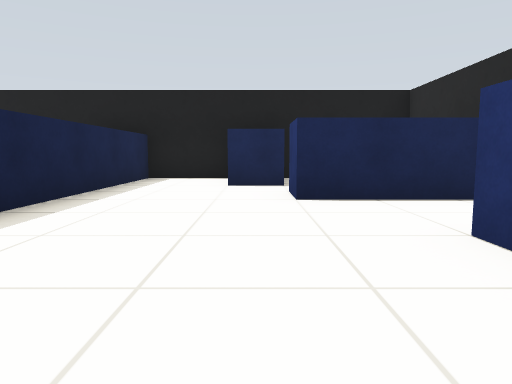
[1] (above)

24 first-person views from a walk through a world built for the Gazebo simulator. The camera is 0.57 m above the floor, tilts 6° down and sees 70° across. The floor is counted in squares, 1 m on a side. Each view is taken from the middle of a square. On the plan, view 1 faces up. The plan holds only what a view shows up to about 10 squares ahead; the rest is blank.

[2]
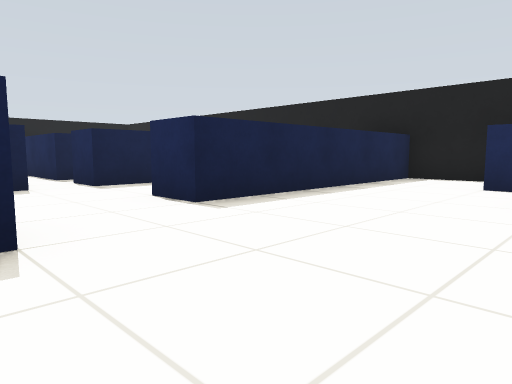

[3]
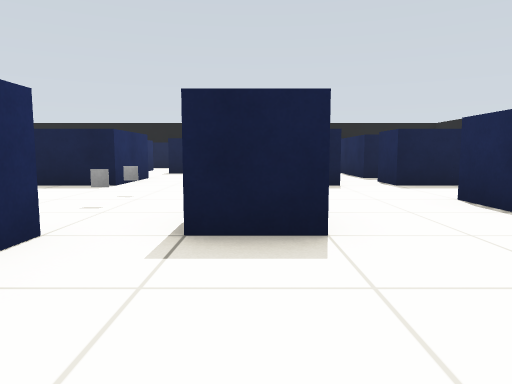

[4]
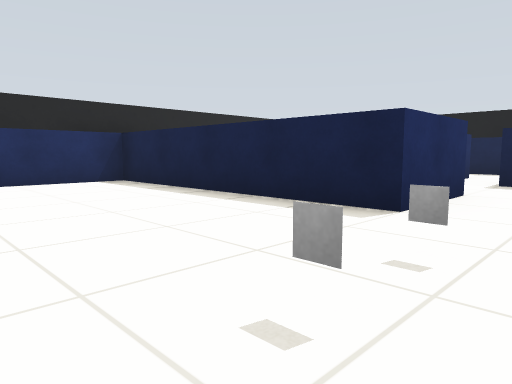

[5]
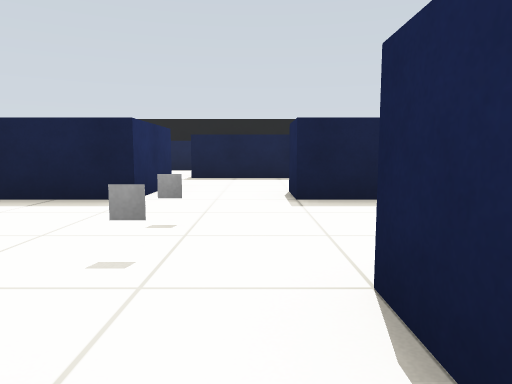

[6]
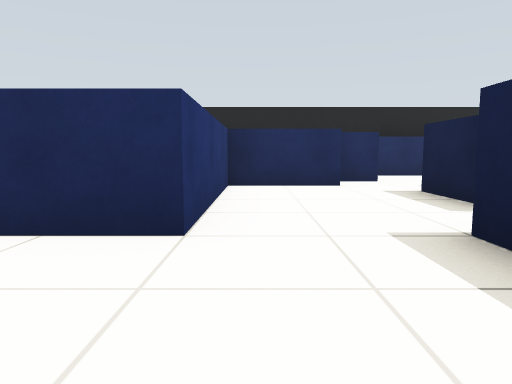

[7]
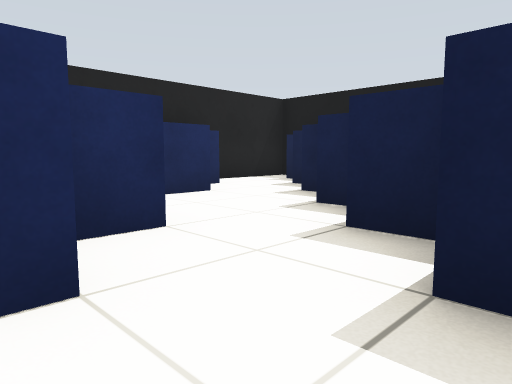

[8]
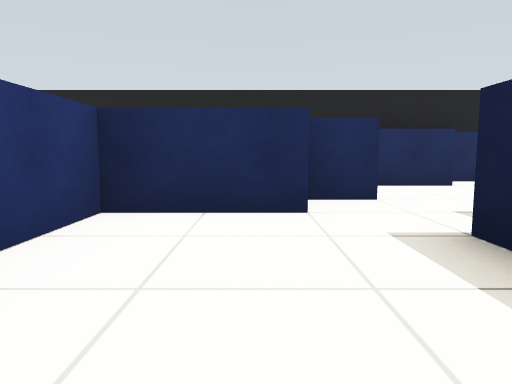

[9]
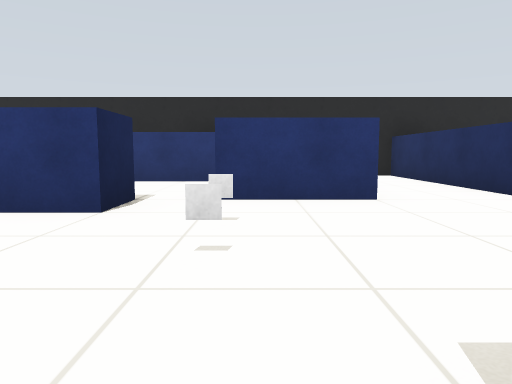

[10]
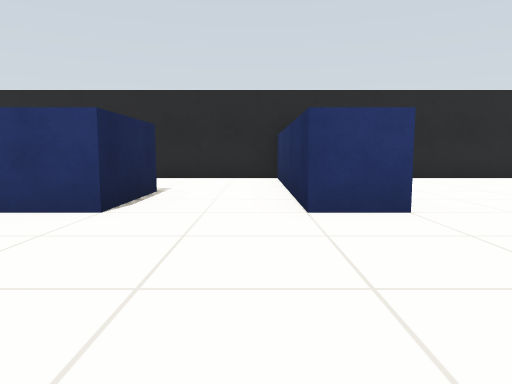

[11]
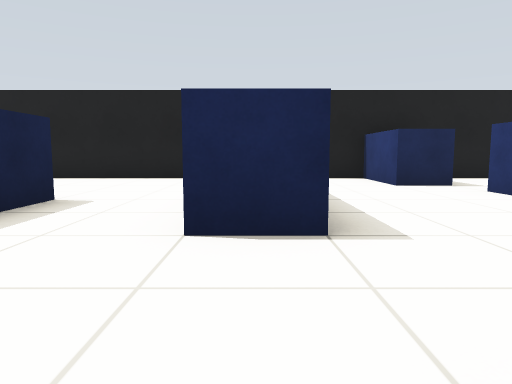

[12]
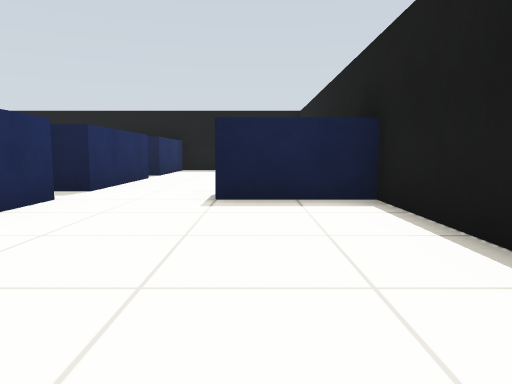

[13]
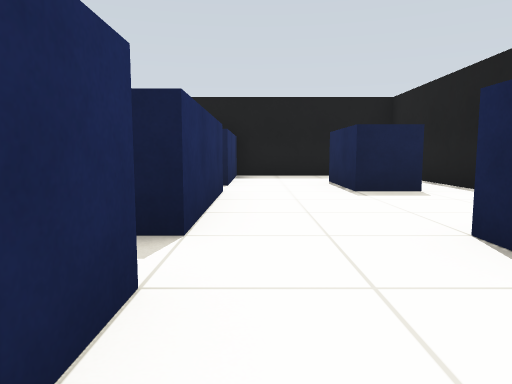

[14]
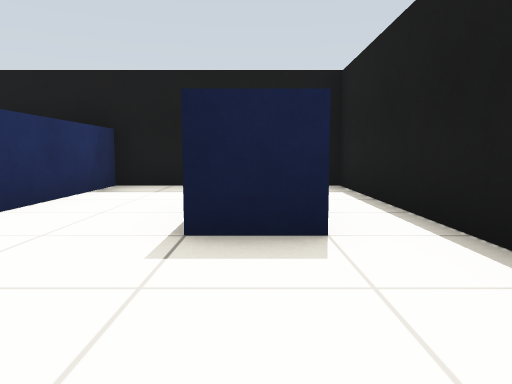

[15]
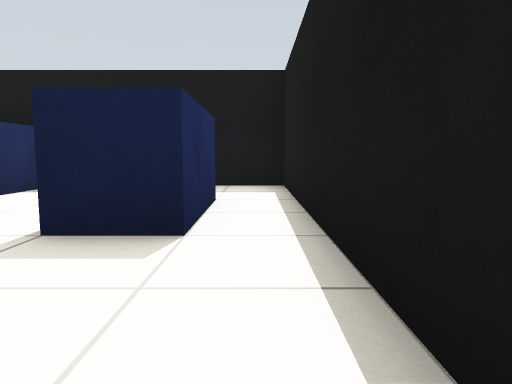

[16]
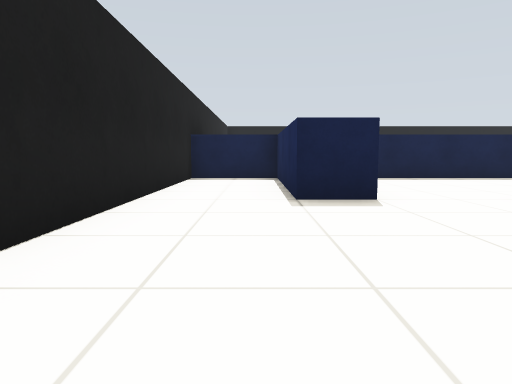

[17]
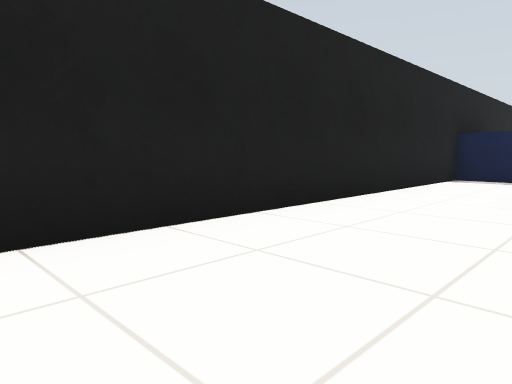

[18]
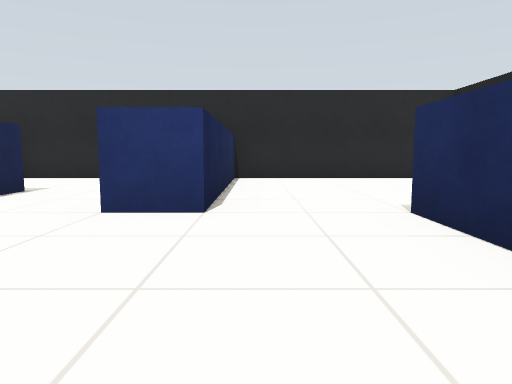

[19]
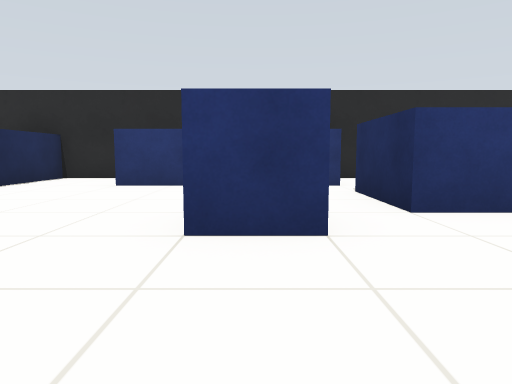

[20]
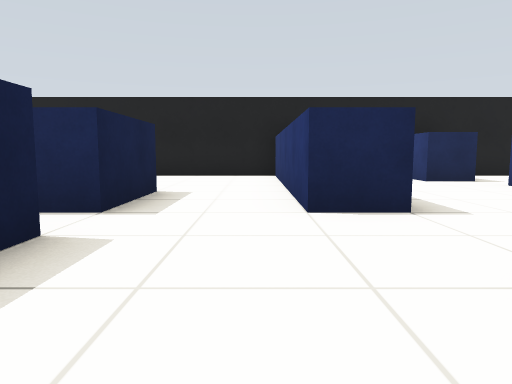

[21]
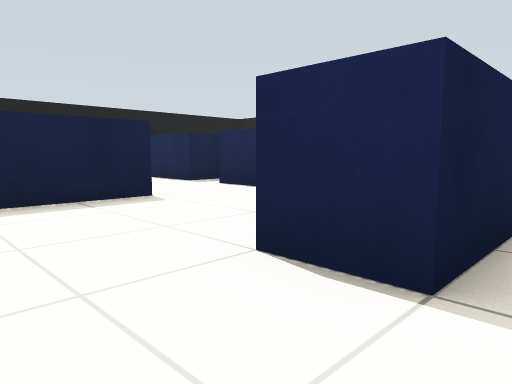

[22]
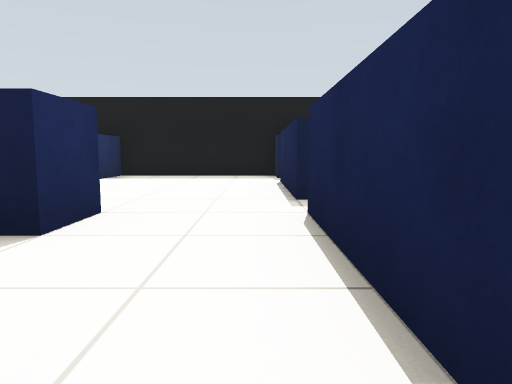

[23]
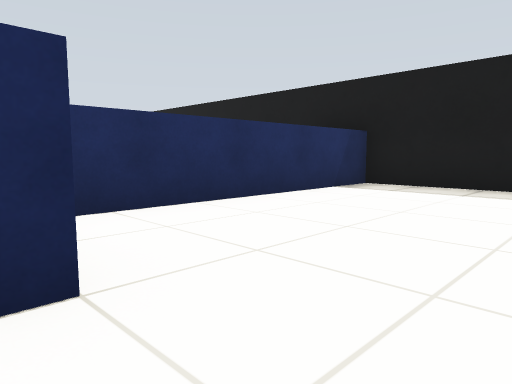

[24]
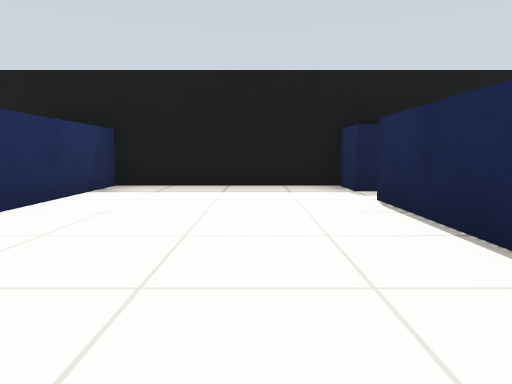

### Floor plan
Points are (right, up) in squares from view 1. A wall is a line through its corners. A room is listed if a view was taken in it or the views show most of it. See-through windows are left out.
Room 1 (views 1, 2, 3, 4, 5, 6, 7, 8, 9, 10, 11, 18, 19, 20, 21, 22, 23, 24)
walls: (-5.5, 1.6) (-5.5, -0.5) (-6.5, -0.5); (-7.4, 2.5) (-10.5, 2.5); (-1.5, -3.5) (-1.5, -1.5) (0.5, -1.5); (-10.5, -4.1) (-10.5, -5.5); (-1.5, 0.6) (-1.5, -0.5) (-2.5, -0.5) (-2.5, 0.5); (-10.6, 0.5) (-9.5, 0.5) (-9.5, -2.5); (-9.6, -6.5) (-7.5, -6.5) (-7.5, -2.5) (-5.5, -2.5) (-5.5, -8.5) (-2.5, -8.5); (-1.5, -6.5) (-1.5, -5.5); (-5.5, 4.5) (-5.5, 2.5) (-6.5, 2.5); (-11.5, -5.8) (-11.5, -6.5); (-10.6, -7.5) (-9.6, -7.5); (-13.5, -3.2) (-13.5, -3.8); (1.5, -0.4) (1.5, 2.5); (-12.5, -7) (-12.5, -7.5); (1.5, 4.5) (0.5, 4.5) (0.5, 5.5); (-12.6, -9.5) (-11.1, -9.5); (0.6, 6.5) (-0.5, 6.5) (-0.5, 8.5) (-2.5, 8.5) (-2.5, 2.5) (-3.5, 2.5) (-3.5, 4.5); (-13.6, -10.5) (-13, -10.5); (-16.6, -11.5) (-14.2, -11.5)
ways out: opening at (-4.5, 3.5) to room 2; opening at (-1.5, -7.5) to room 3; opening at (-10, 1.5) to room 4; opening at (-0.5, -4.5) to room 5; opening at (1, -1) to room 5; opening at (-13, -4); opening at (0, 6); opening at (2, 3.5)
objects: marker (-4, -2); marker (-3, -2)
Room 2 (views 12, 13, 14, 15)
walls: (-9, 6.5) (-9.5, 6.5); (-8.5, 4.5) (-7.5, 4.5); (-10.6, 8.5) (-14.5, 8.5); (-12.5, 4.5) (-9.5, 4.5) (-9.5, 3.9); (-14.5, 7.5) (-12.5, 7.5) (-12.5, 6.5) (-14.5, 6.5); (-16.5, 7.5) (-16.5, 4.5) (-13.5, 4.5) (-13.5, 4.1); (-3.5, 4.5) (-3.5, 8.2); (-3.4, 8.5) (-8.5, 8.5) (-8.5, 6.5)
ways out: opening at (-4.5, 3.5) to room 1; opening at (-15.5, 7) to room 6; opening at (-13.5, 8) to room 6
Room 3 (views 16, 17)
walls: (-2.5, -8.5) (-1.5, -8.5) (-1.5, -9.5) (-5.5, -9.5) (-5.5, -11.5) (2.6, -11.5); (3.5, -11) (3.5, -6.5) (-1.5, -6.5)
ways out: opening at (-1.5, -7.5) to room 1
Room 4 (no view inside)
walls: (-11.5, 3.4) (-11.5, 2.5) (-14.5, 2.5); (-15.5, 2.5) (-16.5, 2.5) (-16.5, -1.5) (-11.1, -1.5)
ways out: opening at (-10, 1.5) to room 1
Room 5 (no view inside)
walls: (0.5, -3.5) (-1.5, -3.5); (1.5, -1.6) (1.5, -0.4); (-1.5, -5.5) (3.5, -5.5) (3.5, -1.5)
ways out: opening at (-0.5, -4.5) to room 1; opening at (1, -1) to room 1
Room 6 (no view inside)
walls: (-14.5, 8.5) (-16.5, 8.5) (-16.5, 7.5)
ways out: opening at (-15.5, 7) to room 2; opening at (-13.5, 8) to room 2

Where each view was taken, in squares from view 1:
view 1: 0 up, 0 right, facing up
view 2: 0 up, 1 right, facing up-left
view 3: 0 up, 1 right, facing left
view 4: 1 down, 2 left, facing down-left
view 5: 1 down, 1 left, facing left
view 6: 0 up, 8 left, facing down
view 7: 5 down, 9 left, facing down-left
view 8: 3 down, 9 left, facing down
view 9: 2 down, 6 left, facing right
view 10: 5 down, 5 left, facing right
view 11: 0 up, 3 left, facing up
view 12: 7 up, 4 left, facing left
view 13: 5 up, 7 left, facing left
view 14: 7 up, 10 left, facing left
view 15: 8 up, 10 left, facing left
view 16: 10 down, 3 right, facing left
view 17: 9 down, 3 right, facing down-left
view 18: 7 down, 5 left, facing right
view 19: 0 up, 5 left, facing right
view 20: 1 down, 4 left, facing up
view 21: 2 down, 5 left, facing up-left
view 22: 2 up, 7 left, facing left
view 23: 2 up, 10 left, facing down-left
view 24: 1 up, 10 left, facing left
